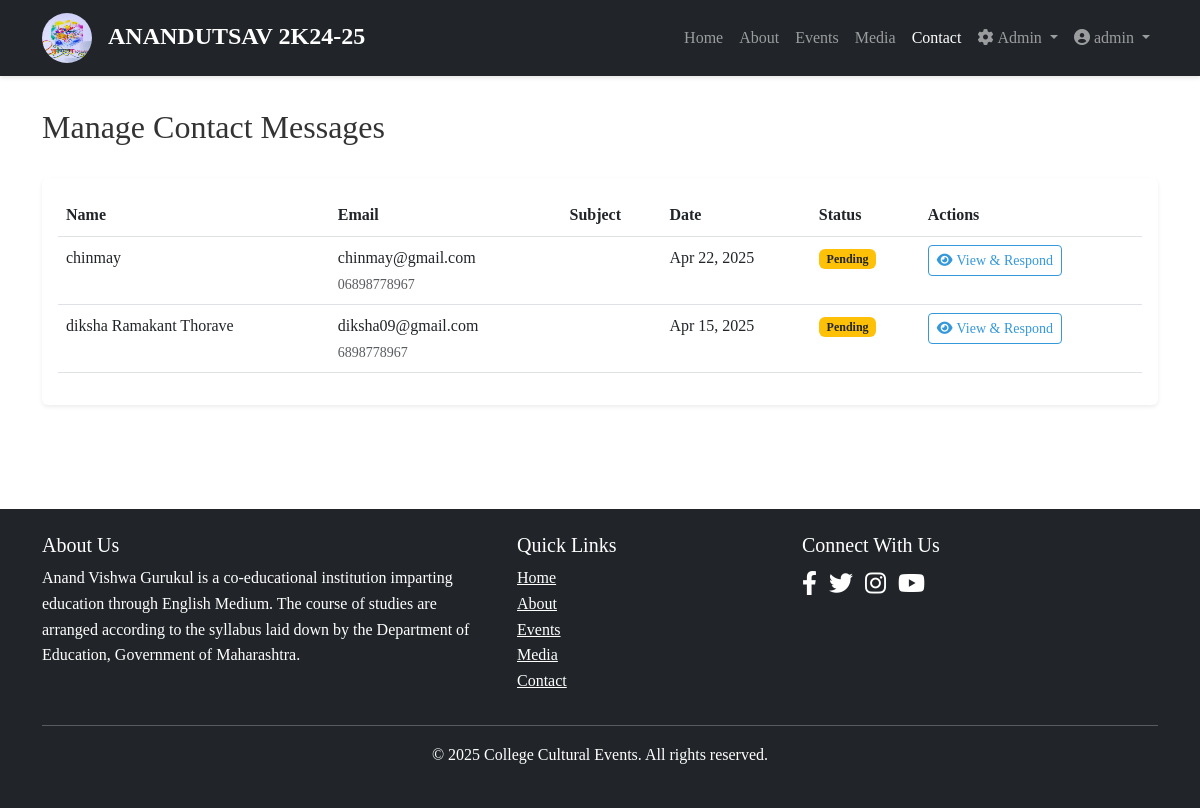
/manage/contacts/ (signed in), run on the app's committed database.
### events/models.py (models this page shows, shortened)
class Contact(models.Model):
    name = models.CharField(max_length=100)
    email = models.EmailField()
    phone = models.CharField(max_length=15, blank=True)
    message = models.TextField()
    user = models.ForeignKey(User, on_delete=models.SET_NULL, null=True, blank=True, related_name='contacts')
    submission_date = models.DateTimeField(auto_now_add=True)
    is_resolved = models.BooleanField(default=False)
    response = models.TextField(blank=True, null=True)
    resolved_by = models.ForeignKey(User, on_delete=models.SET_NULL, null=True, blank=True, related_name='resolved_contacts')
    resolved_date = models.DateTimeField(null=True, blank=True)

### events/views.py (the view)
# urls.py: path('manage/contacts/', views.admin_contact_list, name='admin_contact_list'),
@user_passes_test(is_admin)
def admin_contact_list(request):
    contacts = Contact.objects.all().order_by('-submission_date')
    return render(request, 'events/admin_contact_list.html', {
        'contacts': contacts
    })

### events/views.py (called while the page is built)
def is_admin(user):
    return user.is_authenticated and user.is_staff

### events/templates/events/admin_contact_list.html (shortened to what this page needs)
{% extends 'events/base.html' %}
{% load static %}
{% block content %}
<div class="container py-4">
    <div class="d-flex justify-content-between align-items-center mb-4">
        <h2>Manage Contact Messages</h2>
    </div>
    <div class="card shadow-sm">
        <div class="card-body">
            <div class="table-responsive">
                <table class="table table-hover">
                    <thead>
                        <tr>
                            <th>Name</th>
                            <th>Email</th>
                            <th>Subject</th>
                            <th>Date</th>
                            <th>Status</th>
                            <th>Actions</th>
                        </tr>
                    </thead>
                    <tbody>
                        {% for contact in contacts %}
                            <tr>
                                <td>{{ contact.name }}</td>
                                <td>
                                    {{ contact.email }}
                                    {% if contact.phone %}
                                        <br>
                                        <small class="text-muted">{{ contact.phone }}</small>
                                    {% endif %}
                                </td>
                                <td>{{ contact.subject|truncatechars:50 }}</td>
                                <td>{{ contact.submission_date|date:"M d, Y" }}</td>
                                <td>
                                    {% if contact.resolved %}
                                        <span class="badge bg-success">Resolved</span>
                                    {% else %}
                                        <span class="badge bg-warning text-dark">Pending</span>
                                    {% endif %}
                                </td>
                                <td>
                                    <a href="{% url 'admin_contact_detail' contact.id %}" class="btn btn-sm btn-outline-primary">
                                        <i class="fas fa-eye me-1"></i>View & Respond
                                    </a>
                                </td>
                            </tr>
                        {% empty %}
                            <tr>
                                <td colspan="6" class="text-center">No contact messages found.</td>
                            </tr>
                        {% endfor %}
                    </tbody>
                </table>
            </div>
        </div>
    </div>
</div>
{% endblock %}

### events/templates/events/base.html (shortened to what this page needs)
<!DOCTYPE html>
<html lang="en">
<head>
    <link href="https://cdn.jsdelivr.net/npm/bootstrap@5.3.0/dist/css/bootstrap.min.css" rel="stylesheet">
    <link rel="stylesheet" href="https://cdnjs.cloudflare.com/ajax/libs/font-awesome/6.0.0-beta3/css/all.min.css">
    {% load static %}
    <link rel="stylesheet" href="{% static 'css/style.css' %}">
</head>
<body>
    <nav class="navbar navbar-expand-lg navbar-dark bg-dark sticky-top">
        <div class="container">
            <a class="navbar-brand" href="{% url 'home' %}">
                 <img src="{% static 'img/logo event.jpg' %}" alt="" height="50px" width="50px" style="border-radius: 50%;" class="me-3">ANANDUTSAV 2K24-25
            </a>
            <div class="collapse navbar-collapse" id="navbarNav">
                <ul class="navbar-nav ms-auto">
                    <li class="nav-item">
                        <a class="nav-link {% if request.path == '/' %}active{% endif %}" href="{% url 'home' %}">Home</a>
                    </li>
                    <li class="nav-item">
                        <a class="nav-link {% if 'about' in request.path %}active{% endif %}" href="{% url 'about' %}">About</a>
                    </li>
                    <li class="nav-item">
                        <a class="nav-link {% if 'events' in request.path %}active{% endif %}" href="{% url 'event_list' %}">Events</a>
                    </li>
                    <li class="nav-item">
                        <a class="nav-link {% if 'media' in request.path %}active{% endif %}" href="{% url 'media_list' %}">Media</a>
                    </li>
                    <li class="nav-item">
                        <a class="nav-link {% if 'contact' in request.path %}active{% endif %}" href="{% url 'contact' %}">Contact</a>
                    </li>
                </ul>
                <ul class="navbar-nav">
                    {% if user.is_authenticated %}
                        {% if user.is_staff %}
                        <li class="nav-item dropdown">
                            <a class="nav-link dropdown-toggle" href="#" id="adminDropdown" role="button" data-bs-toggle="dropdown">
                                <i class="fas fa-cog me-1"></i>Admin
                            </a>
                        </li>
                        {% endif %}
                        <li class="nav-item dropdown">
                            <a class="nav-link dropdown-toggle" href="#" id="userDropdown" role="button" data-bs-toggle="dropdown">
                                <i class="fas fa-user-circle me-1"></i>{{ user.username }}
                            </a>
                        </li>
                    {% endif %}
                </ul>
            </div>
        </div>
    </nav>
    <main class="py-2">
        {% block content %}{% endblock %}
    </main>
    <footer class="bg-dark text-white py-4 mt-5">
        <div class="container">
            <div class="row">
                <div class="col-md-5">
                    <h5>About Us</h5>
                    <p>Anand Vishwa Gurukul is a co-educational institution imparting education through English Medium. The course of studies are arranged according to the syllabus laid down by the Department of Education, Government of Maharashtra.</p>
                </div>
                <div class="col-md-3">
                    <h5>Quick Links</h5>
                    <ul class="list-unstyled">
                        <li><a href="{% url 'home' %}" class="text-white">Home</a></li>
                        <li><a href="{% url 'about' %}" class="text-white">About</a></li>
                        <li><a href="{% url 'event_list' %}" class="text-white">Events</a></li>
                        <li><a href="{% url 'media_list' %}" class="text-white">Media</a></li>
                        <li><a href="{% url 'contact' %}" class="text-white">Contact</a></li>
                    </ul>
                </div>
                <div class="col-md-4">
                    <h5>Connect With Us</h5>
                    <div class="social-icons">
                        <a href="#" class="text-white me-2"><i class="fab fa-facebook-f"></i></a>
                        <a href="#" class="text-white me-2"><i class="fab fa-twitter"></i></a>
                        <a href="#" class="text-white me-2"><i class="fab fa-instagram"></i></a>
                        <a href="#" class="text-white me-2"><i class="fab fa-youtube"></i></a>
                    </div>
                </div>
            </div>
            <hr class="mt-3 mb-3">
            <div class="text-center">
                <p>&copy; {% now "Y" %} College Cultural Events. All rights reserved.</p>
            </div>
        </div>
    </footer>
</body>
</html>

### events/static/css/style.css (style rules this page uses)
:root { --primary-color: #3498db; --secondary-color: #2c3e50; --accent-color: #e74c3c; --light-color: #ecf0f1; --dark-color: #2c3e50; }
body { font-family: Cambria, Cochin, Georgia, Times, 'Times New Roman', serif; color: #333; line-height: 1.6; }
.navbar { box-shadow: 0 2px 4px rgba(0, 0, 0, 0.1); }
.navbar-brand { font-weight: bold; font-size: 1.5rem; }
.card { transition: transform 0.3s ease, box-shadow 0.3s ease; margin-bottom: 1.5rem; border: none; box-shadow: 0 2px 5px rgba(0, 0, 0, 0.1); }
.btn-outline-primary { color: var(--primary-color); border-color: var(--primary-color); }
footer { background-color: var(--dark-color); }
.social-icons a { font-size: 1.5rem; margin-right: 1rem; transition: color 0.3s ease; }

### data on the page
Contact: name "chinmay", email "chinmay@gmail.com", phone "06898778967", submission_date "Apr 22, 2025"
Contact: name "diksha Ramakant Thorave", email "diksha09@gmail.com", phone "6898778967", submission_date "Apr 15, 2025"

### other printed values
{{ user.username }} "admin"
